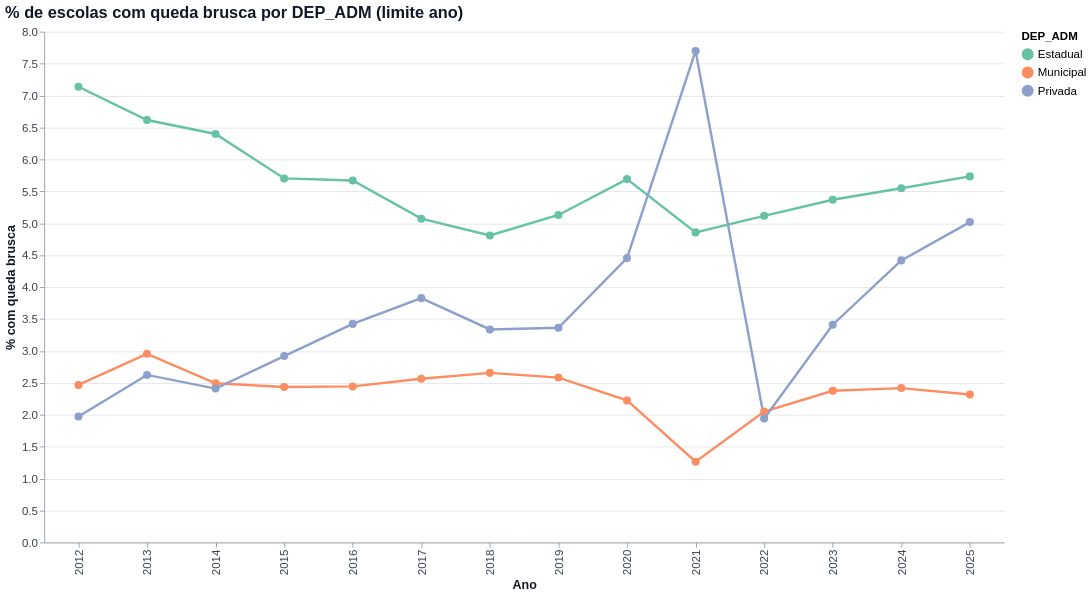
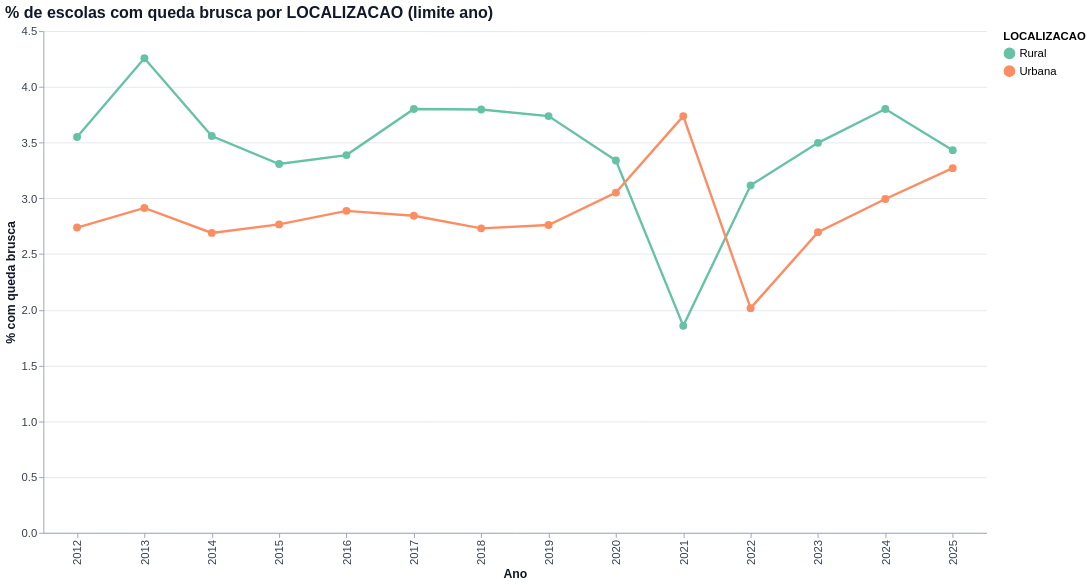
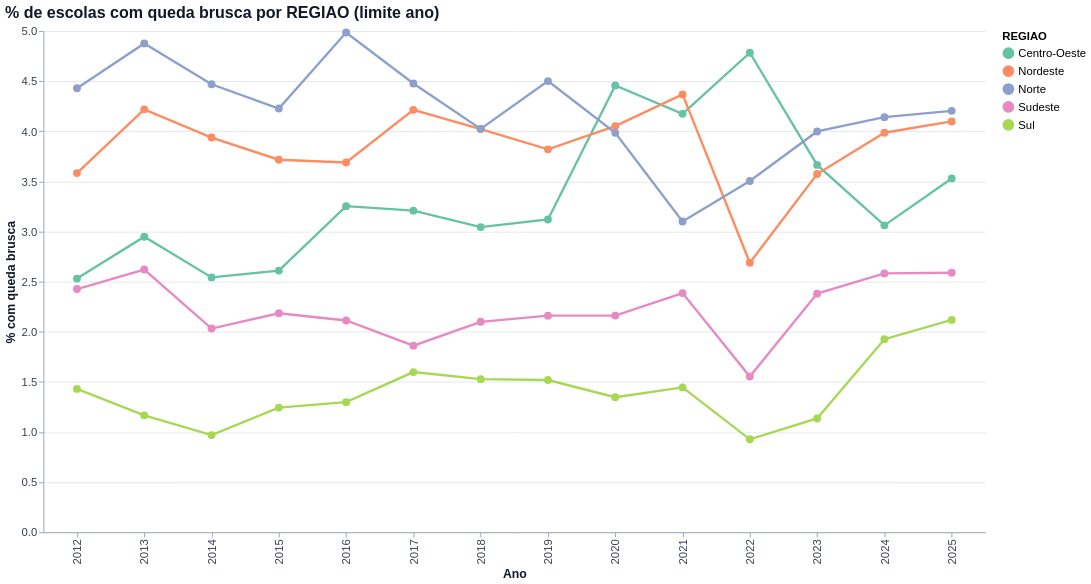
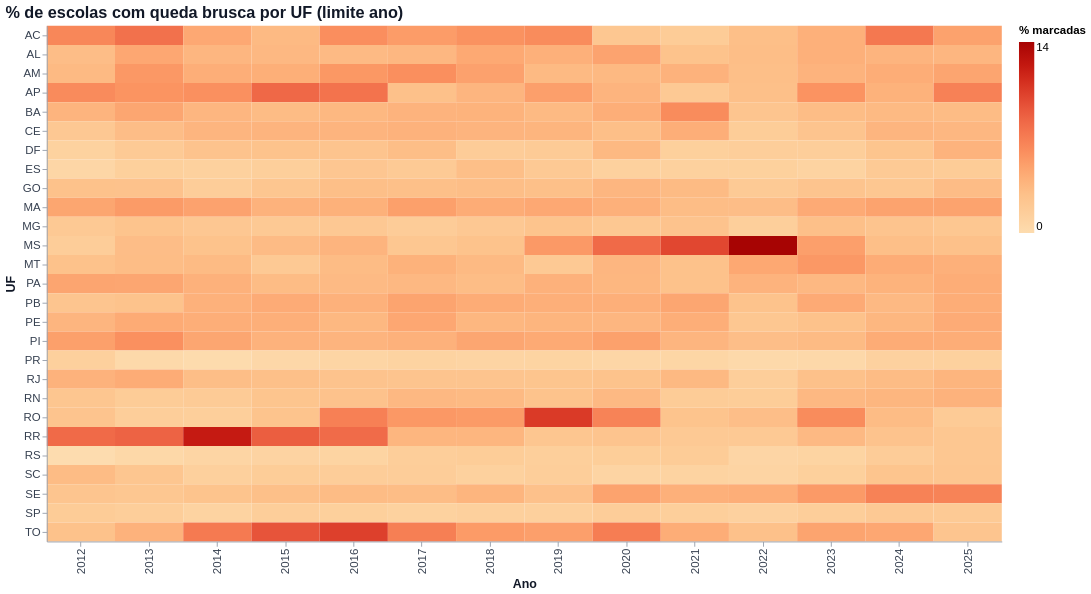

Source (notebook cell) for these figures, in order:
### Markdown cell above
## Etapa 6 — Cruzamento com rede, localização, região, UF e modalidade

Usa a flag escolhida em `LIMITE_PARA_CRUZAMENTO`. Sempre compara **proporção** dentro de cada categoria (não contagem).

### Code cell
FLAG = f"{PREFIXO}_{LIMITE_PARA_CRUZAMENTO}"
print("Flag usada nos cruzamentos:", FLAG, "->", ROTULO)


def proporcao_por(d, dim, flag):
    t = d.groupby(["ANO", dim]).agg(N=(flag, "size"), QUEDAS=(flag, "sum")).reset_index()
    t["PCT_QUEDA"] = t["QUEDAS"] / t["N"] * 100
    return t[t["N"] >= N_MIN_CATEGORIA]


def grafico_proporcao(t, dim):
    n_cat = t[dim].nunique()
    tip = ["ANO:O", f"{dim}:N", "N:Q", "QUEDAS:Q", alt.Tooltip("PCT_QUEDA:Q", format=".2f")]
    if n_cat <= 8:
        g = alt.Chart(t).mark_line(point=alt.OverlayMarkDef(size=70, filled=True), strokeWidth=2.5).encode(
            x=alt.X("ANO:O", title="Ano"), y=alt.Y("PCT_QUEDA:Q", title=f"% com {ROTULO}"),
            color=alt.Color(f"{dim}:N"), tooltip=tip).properties(width=LARGURA_GRAFICO, height=int(ALTURA_GRAFICO * 0.7))
    else:   # muitas categorias (ex.: UF) -> mapa de calor
        g = alt.Chart(t).mark_rect().encode(
            x=alt.X("ANO:O", title="Ano"), y=alt.Y(f"{dim}:N", title=dim),
            color=alt.Color("PCT_QUEDA:Q", scale=alt.Scale(scheme="orangered"), title="% marcadas"),
            tooltip=tip).properties(width=LARGURA_GRAFICO, height=max(300, 20 * n_cat))
    return estilizar(g.properties(title=f"% de escolas com {ROTULO} por {dim} (limite {LIMITE_PARA_CRUZAMENTO.lower()})"))


def relatar_cruzamentos(d):
    for dim in DIMS:
        t = proporcao_por(d, dim, FLAG)
        if t.empty:
            mostrar_texto(f"[{dim}] nenhuma categoria com pelo menos {N_MIN_CATEGORIA} escolas/ano.", nivel="aviso")
            continue
        mostrar(grafico_proporcao(t, dim), f"% de escolas com {ROTULO} por {dim}")


secao("Etapa 6 — Cruzamentos")
relatar_cruzamentos(dados)

### Figure 1 — Vega-Lite specification as saved in the notebook (floating-point values rounded to 4 significant figures)
{"config": {"view": {"continuousWidth": 300, "continuousHeight": 300, "stroke": null}, "axis": {"domainColor": "#9CA3AF", "gridColor": "#E5E7EB", "labelColor": "#374151", "labelFontSize": 12, "tickColor": "#9CA3AF", "titleColor": "#111827", "titleFontSize": 13}, "legend": {"labelFontSize": 12, "symbolSize": 120, "titleFontSize": 12}, "range": {"category": {"scheme": "set2"}}, "title": {"anchor": "start", "color": "#111827", "fontSize": 17, "subtitleColor": "#6B7280", "subtitleFontSize": 12}}, "data": {"name": "data-01cf7e1c617caeec62fc730633aa9b4d"}, "mark": {"type": "line", "point": {"filled": true, "size": 70}, "strokeWidth": 2.5}, "encoding": {"color": {"field": "DEP_ADM", "type": "nominal"}, "tooltip": [{"field": "ANO", "type": "ordinal"}, {"field": "DEP_ADM", "type": "nominal"}, {"field": "N", "type": "quantitative"}, {"field": "QUEDAS", "type": "quantitative"}, {"field": "PCT_QUEDA", "format": ".2f", "type": "quantitative"}], "x": {"field": "ANO", "title": "Ano", "type": "ordinal"}, "y": {"field": "PCT_QUEDA", "title": "% com queda brusca", "type": "quantitative"}}, "height": 532, "title": "% de escolas com queda brusca por DEP_ADM (limite ano)", "width": 1000, "$schema": "https://vega.github.io/schema/vega-lite/v6.1.0.json", "datasets": {"data-01cf7e1c617caeec62fc730633aa9b4d": [{"ANO": 2012, "DEP_ADM": "Estadual", "N": 12414, "QUEDAS": 886, "PCT_QUEDA": 7.137}, {"ANO": 2012, "DEP_ADM": "Municipal", "N": 59232, "QUEDAS": 1461, "PCT_QUEDA": 2.467}, {"ANO": 2012, "DEP_ADM": "Privada", "N": 16842, "QUEDAS": 332, "PCT_QUEDA": 1.971}, {"ANO": 2013, "DEP_ADM": "Estadual", "N": 11472, "QUEDAS": 759, "PCT_QUEDA": 6.616}, {"ANO": 2013, "DEP_ADM": "Municipal", "N": 57507, "QUEDAS": 1699, "PCT_QUEDA": 2.954}, {"ANO": 2013, "DEP_ADM": "Privada", "N": 17571, "QUEDAS": 461, "PCT_QUEDA": 2.624}, {"ANO": 2014, "DEP_ADM": "Estadual", "N": 10895, "QUEDAS": 697, "PCT_QUEDA": 6.397}, {"ANO": 2014, "DEP_ADM": "Municipal", "N": 56071, "QUEDAS": 1398, "PCT_QUEDA": 2.493}, {"ANO": 2014, "DEP_ADM": "Privada", "N": 17929, "QUEDAS": 432, "PCT_QUEDA": 2.41}, {"ANO": 2015, "DEP_ADM": "Estadual", "N": 10401, "QUEDAS": 593, "PCT_QUEDA": 5.701}, {"ANO": 2015, "DEP_ADM": "Municipal", "N": 55458, "QUEDAS": 1350, "PCT_QUEDA": 2.434}, {"ANO": 2015, "DEP_ADM": "Privada", "N": 17883, "QUEDAS": 522, "PCT_QUEDA": 2.919}, {"ANO": 2016, "DEP_ADM": "Estadual", "N": 9983, "QUEDAS": 566, "PCT_QUEDA": 5.67}, {"ANO": 2016, "DEP_ADM": "Municipal", "N": 54466, "QUEDAS": 1331, "PCT_QUEDA": 2.444}, {"ANO": 2016, "DEP_ADM": "Privada", "N": 17997, "QUEDAS": 616, "PCT_QUEDA": 3.423}, {"ANO": 2017, "DEP_ADM": "Estadual", "N": 9584, "QUEDAS": 486, "PCT_QUEDA": 5.071}, {"ANO": 2017, "DEP_ADM": "Municipal", "N": 53470, "QUEDAS": 1371, "PCT_QUEDA": 2.564}, {"ANO": 2017, "DEP_ADM": "Privada", "N": 18269, "QUEDAS": 699, "PCT_QUEDA": 3.826}, {"ANO": 2018, "DEP_ADM": "Estadual", "N": 9234, "QUEDAS": 444, "PCT_QUEDA": 4.808}, {"ANO": 2018, "DEP_ADM": "Municipal", "N": 52645, "QUEDAS": 1398, "PCT_QUEDA": 2.656}, {"ANO": 2018, "DEP_ADM": "Privada", "N": 18405, "QUEDAS": 614, "PCT_QUEDA": 3.336}, {"ANO": 2019, "DEP_ADM": "Estadual", "N": 8929, "QUEDAS": 458, "PCT_QUEDA": 5.129}, {"ANO": 2019, "DEP_ADM": "Municipal", "N": 51554, "QUEDAS": 1331, "PCT_QUEDA": 2.582}, {"ANO": 2019, "DEP_ADM": "Privada", "N": 18770, "QUEDAS": 631, "PCT_QUEDA": 3.362}, {"ANO": 2020, "DEP_ADM": "Estadual", "N": 8470, "QUEDAS": 482, "PCT_QUEDA": 5.691}, {"ANO": 2020, "DEP_ADM": "Municipal", "N": 50851, "QUEDAS": 1131, "PCT_QUEDA": 2.224}, {"ANO": 2020, "DEP_ADM": "Privada", "N": 18819, "QUEDAS": 838, "PCT_QUEDA": 4.453}, {"ANO": 2021, "DEP_ADM": "Estadual", "N": 8134, "QUEDAS": 395, "PCT_QUEDA": 4.856}, {"ANO": 2021, "DEP_ADM": "Municipal", "N": 50040, "QUEDAS": 633, "PCT_QUEDA": 1.265}, {"ANO": 2021, "DEP_ADM": "Privada", "N": 18497, "QUEDAS": 1424, "PCT_QUEDA": 7.699}, {"ANO": 2022, "DEP_ADM": "Estadual", "N": 7585, "QUEDAS": 388, "PCT_QUEDA": 5.115}, {"ANO": 2022, "DEP_ADM": "Municipal", "N": 49642, "QUEDAS": 1018, "PCT_QUEDA": 2.051}, {"ANO": 2022, "DEP_ADM": "Privada", "N": 18446, "QUEDAS": 358, "PCT_QUEDA": 1.941}, {"ANO": 2023, "DEP_ADM": "Estadual", "N": 7154, "QUEDAS": 384, "PCT_QUEDA": 5.368}, {"ANO": 2023, "DEP_ADM": "Municipal", "N": 48928, "QUEDAS": 1162, "PCT_QUEDA": 2.375}, {"ANO": 2023, "DEP_ADM": "Privada", "N": 18857, "QUEDAS": 643, "PCT_QUEDA": 3.41}, {"ANO": 2024, "DEP_ADM": "Estadual", "N": 6795, "QUEDAS": 377, "PCT_QUEDA": 5.548}, {"ANO": 2024, "DEP_ADM": "Municipal", "N": 48367, "QUEDAS": 1169, "PCT_QUEDA": 2.417}, {"ANO": 2024, "DEP_ADM": "Privada", "N": 18970, "QUEDAS": 838, "PCT_QUEDA": 4.418}, {"ANO": 2025, "DEP_ADM": "Estadual", "N": 6593, "QUEDAS": 378, "PCT_QUEDA": 5.733}, {"ANO": 2025, "DEP_ADM": "Municipal", "N": 48032, "QUEDAS": 1113, "PCT_QUEDA": 2.317}, {"ANO": 2025, "DEP_ADM": "Privada", "N": 18794, "QUEDAS": 943, "PCT_QUEDA": 5.018}]}}

### Figure 2 — Vega-Lite specification as saved in the notebook (floating-point values rounded to 4 significant figures)
{"config": {"view": {"continuousWidth": 300, "continuousHeight": 300, "stroke": null}, "axis": {"domainColor": "#9CA3AF", "gridColor": "#E5E7EB", "labelColor": "#374151", "labelFontSize": 12, "tickColor": "#9CA3AF", "titleColor": "#111827", "titleFontSize": 13}, "legend": {"labelFontSize": 12, "symbolSize": 120, "titleFontSize": 12}, "range": {"category": {"scheme": "set2"}}, "title": {"anchor": "start", "color": "#111827", "fontSize": 17, "subtitleColor": "#6B7280", "subtitleFontSize": 12}}, "data": {"name": "data-6042756a7b7aa02c3d321ef573979651"}, "mark": {"type": "line", "point": {"filled": true, "size": 70}, "strokeWidth": 2.5}, "encoding": {"color": {"field": "LOCALIZACAO", "type": "nominal"}, "tooltip": [{"field": "ANO", "type": "ordinal"}, {"field": "LOCALIZACAO", "type": "nominal"}, {"field": "N", "type": "quantitative"}, {"field": "QUEDAS", "type": "quantitative"}, {"field": "PCT_QUEDA", "format": ".2f", "type": "quantitative"}], "x": {"field": "ANO", "title": "Ano", "type": "ordinal"}, "y": {"field": "PCT_QUEDA", "title": "% com queda brusca", "type": "quantitative"}}, "height": 532, "title": "% de escolas com queda brusca por LOCALIZACAO (limite ano)", "width": 1000, "$schema": "https://vega.github.io/schema/vega-lite/v6.1.0.json", "datasets": {"data-6042756a7b7aa02c3d321ef573979651": [{"ANO": 2012, "LOCALIZACAO": "Rural", "N": 31463, "QUEDAS": 1117, "PCT_QUEDA": 3.55}, {"ANO": 2012, "LOCALIZACAO": "Urbana", "N": 57049, "QUEDAS": 1562, "PCT_QUEDA": 2.738}, {"ANO": 2013, "LOCALIZACAO": "Rural", "N": 29532, "QUEDAS": 1257, "PCT_QUEDA": 4.256}, {"ANO": 2013, "LOCALIZACAO": "Urbana", "N": 57042, "QUEDAS": 1662, "PCT_QUEDA": 2.914}, {"ANO": 2014, "LOCALIZACAO": "Rural", "N": 28038, "QUEDAS": 998, "PCT_QUEDA": 3.559}, {"ANO": 2014, "LOCALIZACAO": "Urbana", "N": 56881, "QUEDAS": 1530, "PCT_QUEDA": 2.69}, {"ANO": 2015, "LOCALIZACAO": "Rural", "N": 27295, "QUEDAS": 903, "PCT_QUEDA": 3.308}, {"ANO": 2015, "LOCALIZACAO": "Urbana", "N": 56471, "QUEDAS": 1562, "PCT_QUEDA": 2.766}, {"ANO": 2016, "LOCALIZACAO": "Rural", "N": 26299, "QUEDAS": 891, "PCT_QUEDA": 3.388}, {"ANO": 2016, "LOCALIZACAO": "Urbana", "N": 56171, "QUEDAS": 1622, "PCT_QUEDA": 2.888}, {"ANO": 2017, "LOCALIZACAO": "Rural", "N": 25360, "QUEDAS": 964, "PCT_QUEDA": 3.801}, {"ANO": 2017, "LOCALIZACAO": "Urbana", "N": 55987, "QUEDAS": 1592, "PCT_QUEDA": 2.844}, {"ANO": 2018, "LOCALIZACAO": "Rural", "N": 24649, "QUEDAS": 936, "PCT_QUEDA": 3.797}, {"ANO": 2018, "LOCALIZACAO": "Urbana", "N": 55659, "QUEDAS": 1520, "PCT_QUEDA": 2.731}, {"ANO": 2019, "LOCALIZACAO": "Rural", "N": 23678, "QUEDAS": 885, "PCT_QUEDA": 3.738}, {"ANO": 2019, "LOCALIZACAO": "Urbana", "N": 55599, "QUEDAS": 1535, "PCT_QUEDA": 2.761}, {"ANO": 2020, "LOCALIZACAO": "Rural", "N": 22878, "QUEDAS": 764, "PCT_QUEDA": 3.339}, {"ANO": 2020, "LOCALIZACAO": "Urbana", "N": 55286, "QUEDAS": 1687, "PCT_QUEDA": 3.051}, {"ANO": 2021, "LOCALIZACAO": "Rural", "N": 22033, "QUEDAS": 409, "PCT_QUEDA": 1.856}, {"ANO": 2021, "LOCALIZACAO": "Urbana", "N": 54661, "QUEDAS": 2043, "PCT_QUEDA": 3.738}, {"ANO": 2022, "LOCALIZACAO": "Rural", "N": 21657, "QUEDAS": 675, "PCT_QUEDA": 3.117}, {"ANO": 2022, "LOCALIZACAO": "Urbana", "N": 54040, "QUEDAS": 1089, "PCT_QUEDA": 2.015}, {"ANO": 2023, "LOCALIZACAO": "Rural", "N": 20899, "QUEDAS": 731, "PCT_QUEDA": 3.498}, {"ANO": 2023, "LOCALIZACAO": "Urbana", "N": 54064, "QUEDAS": 1458, "PCT_QUEDA": 2.697}, {"ANO": 2024, "LOCALIZACAO": "Rural", "N": 20281, "QUEDAS": 771, "PCT_QUEDA": 3.802}, {"ANO": 2024, "LOCALIZACAO": "Urbana", "N": 53875, "QUEDAS": 1613, "PCT_QUEDA": 2.994}, {"ANO": 2025, "LOCALIZACAO": "Rural", "N": 19754, "QUEDAS": 678, "PCT_QUEDA": 3.432}, {"ANO": 2025, "LOCALIZACAO": "Urbana", "N": 53689, "QUEDAS": 1756, "PCT_QUEDA": 3.271}]}}

### Figure 3 — Vega-Lite specification as saved in the notebook (floating-point values rounded to 4 significant figures)
{"config": {"view": {"continuousWidth": 300, "continuousHeight": 300, "stroke": null}, "axis": {"domainColor": "#9CA3AF", "gridColor": "#E5E7EB", "labelColor": "#374151", "labelFontSize": 12, "tickColor": "#9CA3AF", "titleColor": "#111827", "titleFontSize": 13}, "legend": {"labelFontSize": 12, "symbolSize": 120, "titleFontSize": 12}, "range": {"category": {"scheme": "set2"}}, "title": {"anchor": "start", "color": "#111827", "fontSize": 17, "subtitleColor": "#6B7280", "subtitleFontSize": 12}}, "data": {"name": "data-2152556d1aff0cb10bc229c124630b1b"}, "mark": {"type": "line", "point": {"filled": true, "size": 70}, "strokeWidth": 2.5}, "encoding": {"color": {"field": "REGIAO", "type": "nominal"}, "tooltip": [{"field": "ANO", "type": "ordinal"}, {"field": "REGIAO", "type": "nominal"}, {"field": "N", "type": "quantitative"}, {"field": "QUEDAS", "type": "quantitative"}, {"field": "PCT_QUEDA", "format": ".2f", "type": "quantitative"}], "x": {"field": "ANO", "title": "Ano", "type": "ordinal"}, "y": {"field": "PCT_QUEDA", "title": "% com queda brusca", "type": "quantitative"}}, "height": 532, "title": "% de escolas com queda brusca por REGIAO (limite ano)", "width": 1000, "$schema": "https://vega.github.io/schema/vega-lite/v6.1.0.json", "datasets": {"data-2152556d1aff0cb10bc229c124630b1b": [{"ANO": 2012, "REGIAO": "Centro-Oeste", "N": 5374, "QUEDAS": 136, "PCT_QUEDA": 2.531}, {"ANO": 2012, "REGIAO": "Nordeste", "N": 35920, "QUEDAS": 1287, "PCT_QUEDA": 3.583}, {"ANO": 2012, "REGIAO": "Norte", "N": 11039, "QUEDAS": 489, "PCT_QUEDA": 4.43}, {"ANO": 2012, "REGIAO": "Sudeste", "N": 25060, "QUEDAS": 608, "PCT_QUEDA": 2.426}, {"ANO": 2012, "REGIAO": "Sul", "N": 11119, "QUEDAS": 159, "PCT_QUEDA": 1.43}, {"ANO": 2013, "REGIAO": "Centro-Oeste", "N": 5359, "QUEDAS": 158, "PCT_QUEDA": 2.948}, {"ANO": 2013, "REGIAO": "Nordeste", "N": 34649, "QUEDAS": 1462, "PCT_QUEDA": 4.219}, {"ANO": 2013, "REGIAO": "Norte", "N": 10623, "QUEDAS": 518, "PCT_QUEDA": 4.876}, {"ANO": 2013, "REGIAO": "Sudeste", "N": 24879, "QUEDAS": 652, "PCT_QUEDA": 2.621}, {"ANO": 2013, "REGIAO": "Sul", "N": 11064, "QUEDAS": 129, "PCT_QUEDA": 1.166}, {"ANO": 2014, "REGIAO": "Centro-Oeste", "N": 5349, "QUEDAS": 136, "PCT_QUEDA": 2.543}, {"ANO": 2014, "REGIAO": "Nordeste", "N": 33521, "QUEDAS": 1320, "PCT_QUEDA": 3.938}, {"ANO": 2014, "REGIAO": "Norte", "N": 10359, "QUEDAS": 463, "PCT_QUEDA": 4.47}, {"ANO": 2014, "REGIAO": "Sudeste", "N": 24750, "QUEDAS": 503, "PCT_QUEDA": 2.032}, {"ANO": 2014, "REGIAO": "Sul", "N": 10940, "QUEDAS": 106, "PCT_QUEDA": 0.9689}, {"ANO": 2015, "REGIAO": "Centro-Oeste", "N": 5325, "QUEDAS": 139, "PCT_QUEDA": 2.61}, {"ANO": 2015, "REGIAO": "Nordeste", "N": 32853, "QUEDAS": 1221, "PCT_QUEDA": 3.717}, {"ANO": 2015, "REGIAO": "Norte", "N": 10338, "QUEDAS": 437, "PCT_QUEDA": 4.227}, {"ANO": 2015, "REGIAO": "Sudeste", "N": 24395, "QUEDAS": 533, "PCT_QUEDA": 2.185}, {"ANO": 2015, "REGIAO": "Sul", "N": 10855, "QUEDAS": 135, "PCT_QUEDA": 1.244}, {"ANO": 2016, "REGIAO": "Centro-Oeste", "N": 5256, "QUEDAS": 171, "PCT_QUEDA": 3.253}, {"ANO": 2016, "REGIAO": "Nordeste", "N": 32203, "QUEDAS": 1188, "PCT_QUEDA": 3.689}, {"ANO": 2016, "REGIAO": "Norte", "N": 10109, "QUEDAS": 504, "PCT_QUEDA": 4.986}, {"ANO": 2016, "REGIAO": "Sudeste", "N": 24189, "QUEDAS": 511, "PCT_QUEDA": 2.113}, {"ANO": 2016, "REGIAO": "Sul", "N": 10713, "QUEDAS": 139, "PCT_QUEDA": 1.297}, {"ANO": 2017, "REGIAO": "Centro-Oeste", "N": 5236, "QUEDAS": 168, "PCT_QUEDA": 3.209}, {"ANO": 2017, "REGIAO": "Nordeste", "N": 31488, "QUEDAS": 1327, "PCT_QUEDA": 4.214}, {"ANO": 2017, "REGIAO": "Norte", "N": 9873, "QUEDAS": 442, "PCT_QUEDA": 4.477}, {"ANO": 2017, "REGIAO": "Sudeste", "N": 24174, "QUEDAS": 450, "PCT_QUEDA": 1.862}, {"ANO": 2017, "REGIAO": "Sul", "N": 10576, "QUEDAS": 169, "PCT_QUEDA": 1.598}, {"ANO": 2018, "REGIAO": "Centro-Oeste", "N": 5190, "QUEDAS": 158, "PCT_QUEDA": 3.044}, {"ANO": 2018, "REGIAO": "Nordeste", "N": 30750, "QUEDAS": 1237, "PCT_QUEDA": 4.023}, {"ANO": 2018, "REGIAO": "Norte", "N": 9840, "QUEDAS": 396, "PCT_QUEDA": 4.024}, {"ANO": 2018, "REGIAO": "Sudeste", "N": 24053, "QUEDAS": 505, "PCT_QUEDA": 2.1}, {"ANO": 2018, "REGIAO": "Sul", "N": 10475, "QUEDAS": 160, "PCT_QUEDA": 1.527}, {"ANO": 2019, "REGIAO": "Centro-Oeste", "N": 5159, "QUEDAS": 161, "PCT_QUEDA": 3.121}, {"ANO": 2019, "REGIAO": "Nordeste", "N": 30026, "QUEDAS": 1147, "PCT_QUEDA": 3.82}, {"ANO": 2019, "REGIAO": "Norte", "N": 9664, "QUEDAS": 435, "PCT_QUEDA": 4.501}, {"ANO": 2019, "REGIAO": "Sudeste", "N": 24022, "QUEDAS": 519, "PCT_QUEDA": 2.161}, {"ANO": 2019, "REGIAO": "Sul", "N": 10406, "QUEDAS": 158, "PCT_QUEDA": 1.518}, {"ANO": 2020, "REGIAO": "Centro-Oeste", "N": 5047, "QUEDAS": 225, "PCT_QUEDA": 4.458}, {"ANO": 2020, "REGIAO": "Nordeste", "N": 29492, "QUEDAS": 1195, "PCT_QUEDA": 4.052}, {"ANO": 2020, "REGIAO": "Norte", "N": 9436, "QUEDAS": 376, "PCT_QUEDA": 3.985}, {"ANO": 2020, "REGIAO": "Sudeste", "N": 23872, "QUEDAS": 516, "PCT_QUEDA": 2.162}, {"ANO": 2020, "REGIAO": "Sul", "N": 10317, "QUEDAS": 139, "PCT_QUEDA": 1.347}, {"ANO": 2021, "REGIAO": "Centro-Oeste", "N": 4959, "QUEDAS": 207, "PCT_QUEDA": 4.174}, {"ANO": 2021, "REGIAO": "Nordeste", "N": 28478, "QUEDAS": 1244, "PCT_QUEDA": 4.368}, {"ANO": 2021, "REGIAO": "Norte", "N": 9227, "QUEDAS": 286, "PCT_QUEDA": 3.1}, {"ANO": 2021, "REGIAO": "Sudeste", "N": 23720, "QUEDAS": 566, "PCT_QUEDA": 2.386}, {"ANO": 2021, "REGIAO": "Sul", "N": 10310, "QUEDAS": 149, "PCT_QUEDA": 1.445}, {"ANO": 2022, "REGIAO": "Centro-Oeste", "N": 4912, "QUEDAS": 235, "PCT_QUEDA": 4.784}, {"ANO": 2022, "REGIAO": "Nordeste", "N": 28050, "QUEDAS": 754, "PCT_QUEDA": 2.688}, {"ANO": 2022, "REGIAO": "Norte", "N": 9016, "QUEDAS": 316, "PCT_QUEDA": 3.505}, {"ANO": 2022, "REGIAO": "Sudeste", "N": 23364, "QUEDAS": 363, "PCT_QUEDA": 1.554}, {"ANO": 2022, "REGIAO": "Sul", "N": 10355, "QUEDAS": 96, "PCT_QUEDA": 0.9271}, {"ANO": 2023, "REGIAO": "Centro-Oeste", "N": 4748, "QUEDAS": 174, "PCT_QUEDA": 3.665}, {"ANO": 2023, "REGIAO": "Nordeste", "N": 27620, "QUEDAS": 987, "PCT_QUEDA": 3.573}, {"ANO": 2023, "REGIAO": "Norte", "N": 8803, "QUEDAS": 352, "PCT_QUEDA": 3.999}, {"ANO": 2023, "REGIAO": "Sudeste", "N": 23482, "QUEDAS": 559, "PCT_QUEDA": 2.381}, {"ANO": 2023, "REGIAO": "Sul", "N": 10310, "QUEDAS": 117, "PCT_QUEDA": 1.135}, {"ANO": 2024, "REGIAO": "Centro-Oeste", "N": 4638, "QUEDAS": 142, "PCT_QUEDA": 3.062}, {"ANO": 2024, "REGIAO": "Nordeste", "N": 27096, "QUEDAS": 1080, "PCT_QUEDA": 3.986}, {"ANO": 2024, "REGIAO": "Norte", "N": 8620, "QUEDAS": 357, "PCT_QUEDA": 4.142}, {"ANO": 2024, "REGIAO": "Sudeste", "N": 23470, "QUEDAS": 606, "PCT_QUEDA": 2.582}, {"ANO": 2024, "REGIAO": "Sul", "N": 10332, "QUEDAS": 199, "PCT_QUEDA": 1.926}, {"ANO": 2025, "REGIAO": "Centro-Oeste", "N": 4646, "QUEDAS": 164, "PCT_QUEDA": 3.53}, {"ANO": 2025, "REGIAO": "Nordeste", "N": 26518, "QUEDAS": 1087, "PCT_QUEDA": 4.099}, {"ANO": 2025, "REGIAO": "Norte", "N": 8492, "QUEDAS": 357, "PCT_QUEDA": 4.204}, {"ANO": 2025, "REGIAO": "Sudeste", "N": 23448, "QUEDAS": 607, "PCT_QUEDA": 2.589}, {"ANO": 2025, "REGIAO": "Sul", "N": 10339, "QUEDAS": 219, "PCT_QUEDA": 2.118}]}}

### Figure 4 — Vega-Lite specification as saved in the notebook (floating-point values rounded to 4 significant figures; data arrays with more than 128 entries replaced by an {"elided": "..."} marker saying what was removed)
{"config": {"view": {"continuousWidth": 300, "continuousHeight": 300, "stroke": null}, "axis": {"domainColor": "#9CA3AF", "gridColor": "#E5E7EB", "labelColor": "#374151", "labelFontSize": 12, "tickColor": "#9CA3AF", "titleColor": "#111827", "titleFontSize": 13}, "legend": {"labelFontSize": 12, "symbolSize": 120, "titleFontSize": 12}, "range": {"category": {"scheme": "set2"}}, "title": {"anchor": "start", "color": "#111827", "fontSize": 17, "subtitleColor": "#6B7280", "subtitleFontSize": 12}}, "data": {"name": "data-641caa317bfaf43a12ead945174c1f1a"}, "mark": {"type": "rect"}, "encoding": {"color": {"field": "PCT_QUEDA", "scale": {"scheme": "orangered"}, "title": "% marcadas", "type": "quantitative"}, "tooltip": [{"field": "ANO", "type": "ordinal"}, {"field": "UF", "type": "nominal"}, {"field": "N", "type": "quantitative"}, {"field": "QUEDAS", "type": "quantitative"}, {"field": "PCT_QUEDA", "format": ".2f", "type": "quantitative"}], "x": {"field": "ANO", "title": "Ano", "type": "ordinal"}, "y": {"field": "UF", "title": "UF", "type": "nominal"}}, "height": 540, "title": "% de escolas com queda brusca por UF (limite ano)", "width": 1000, "$schema": "https://vega.github.io/schema/vega-lite/v6.1.0.json", "datasets": {"data-641caa317bfaf43a12ead945174c1f1a": {"elided": "378 records"}}}
